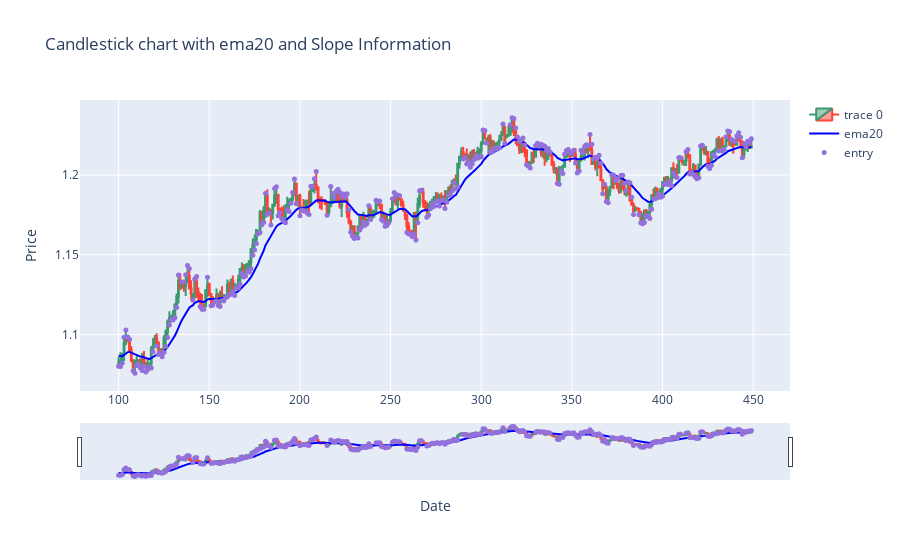

Notebook code cell kept with this figure:
### Code cell
import plotly.graph_objects as go
from plotly.subplots import make_subplots
from datetime import datetime
st=100
dfpl = df[st:st+350]
#dfpl.reset_index(inplace=True)
fig = go.Figure(data=[go.Candlestick(x=dfpl.index,
                open=dfpl['Open'],
                high=dfpl['High'],
                low=dfpl['Low'],
                close=dfpl['Close'])])

# Add ema20 line
fig.add_trace(go.Scatter(x=dfpl.index, y=dfpl['ema20'], mode='lines',
                         line=dict(width=2, color='blue'), name='ema20',
                         hoverinfo='text',
                         text='ema20 Slope: ' + dfpl['ema20_Slope'].round(4).astype(str)))  # Round for better readability

# Add entry points as before
fig.add_scatter(x=dfpl.index, y=dfpl['pointpos'], mode="markers",
                marker=dict(size=5, color="MediumPurple"),
                name="entry")

fig.update_layout(
    title="Candlestick chart with ema20 and Slope Information",
    xaxis_title="Date",
    yaxis_title="Price",
    hovermode="x unified" 
)

### Figure 1 — Plotly figure (JSON) as saved in the notebook; plotly's stock layout.template omitted (floating-point values rounded to 4 significant figures; data arrays with more than 128 entries replaced by an {"elided": "..."} marker saying what was removed)
{"data": [{"close": {"elided": "350 float values"}, "high": {"elided": "350 float values"}, "low": {"elided": "350 float values"}, "open": {"elided": "350 float values"}, "type": "candlestick", "x": {"elided": "350 int values"}}, {"hoverinfo": "text", "line": {"color": "blue", "width": 2}, "mode": "lines", "name": "ema20", "text": {"elided": "350 str values"}, "type": "scatter", "x": {"elided": "350 int values"}, "y": {"elided": "350 float values"}}, {"marker": {"color": "MediumPurple", "size": 5}, "mode": "markers", "name": "entry", "type": "scatter", "x": {"elided": "350 int values"}, "y": {"elided": "350 float values"}}], "layout": {"hovermode": "x unified", "title": {"text": "Candlestick chart with ema20 and Slope Information"}, "xaxis": {"title": {"text": "Date"}}, "yaxis": {"title": {"text": "Price"}}}}
